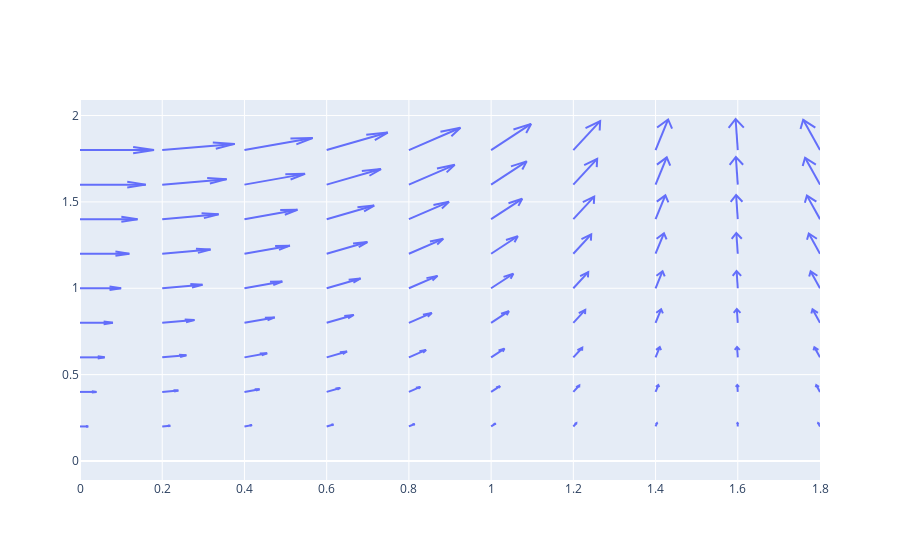

Here is the notebook cell this chart was saved with:
### Markdown cell above
#### Figure Factories[¶](#Figure-Factories)

[Figure factories](/python/figure-factories) (included in `plotly.py` in the `plotly.figure_factory` module) are functions that produce graph object figures, often to satisfy the needs of specialized domains. Here's an example of using the `create_quiver()` figure factory to construct a graph object figure that displays a 2D quiver plot.

### Code cell
import numpy as np
import plotly.figure_factory as ff

x1,y1 = np.meshgrid(np.arange(0, 2, .2), np.arange(0, 2, .2))
u1 = np.cos(x1)*y1
v1 = np.sin(x1)*y1

fig = ff.create_quiver(x1, y1, u1, v1)

fig.show()

### Figure 1 — Plotly figure (JSON) as saved in the notebook; plotly's stock layout.template omitted (floating-point values rounded to 4 significant figures; data arrays with more than 128 entries replaced by an {"elided": "..."} marker saying what was removed)
{"data": [{"mode": "lines", "type": "scatter", "x": {"elided": "700 float values"}, "y": {"elided": "700 float values"}}], "layout": {"hovermode": "closest"}}
